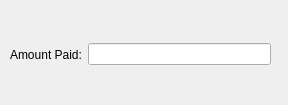
<?xml version="1.0" encoding="UTF-8"?>
<ui version="4.0">
 <class>Form</class>
 <widget class="QWidget" name="Form">
  <property name="geometry">
   <rect>
    <x>0</x>
    <y>0</y>
    <width>288</width>
    <height>105</height>
   </rect>
  </property>
  <property name="windowTitle">
   <string>Paritial Payment</string>
  </property>
  <widget class="QWidget" name="">
   <property name="geometry">
    <rect>
     <x>10</x>
     <y>40</y>
     <width>261</width>
     <height>29</height>
    </rect>
   </property>
   <layout class="QHBoxLayout" name="horizontalLayout">
    <item>
     <widget class="QLabel" name="label">
      <property name="text">
       <string>Amount Paid:</string>
      </property>
     </widget>
    </item>
    <item>
     <widget class="QLineEdit" name="lineEdit"/>
    </item>
   </layout>
  </widget>
 </widget>
 <resources/>
 <connections/>
</ui>
